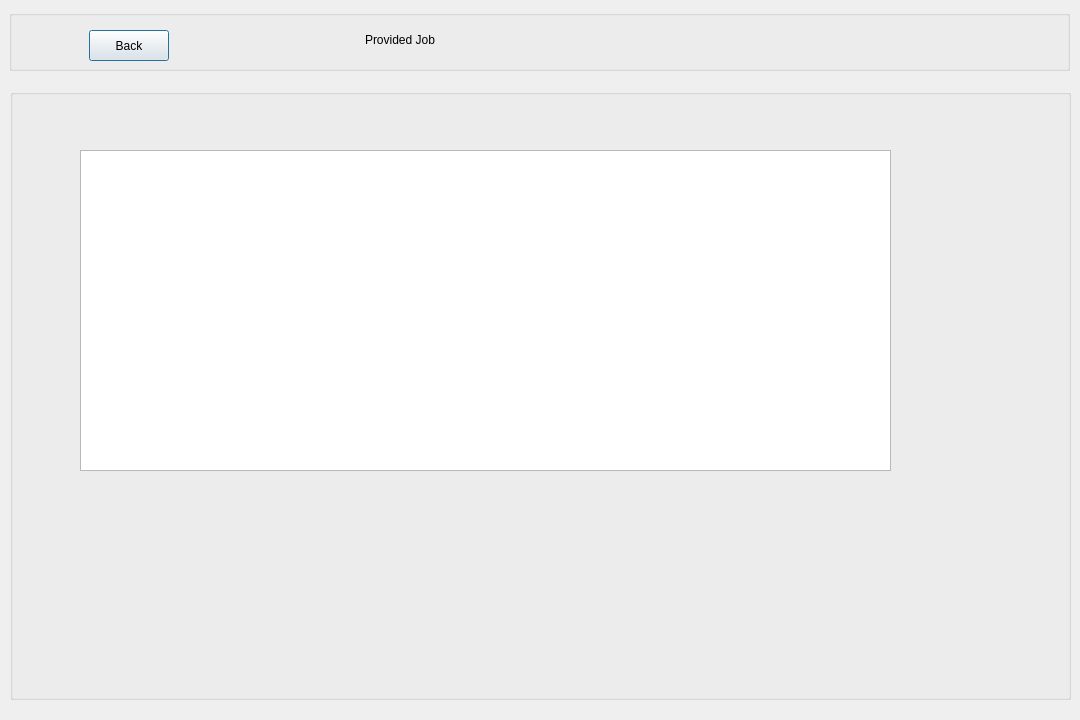
<?xml version="1.0" encoding="UTF-8"?>
<ui version="4.0">
 <class>vprovidejob</class>
 <widget class="QDialog" name="vprovidejob">
  <property name="geometry">
   <rect>
    <x>0</x>
    <y>0</y>
    <width>1080</width>
    <height>720</height>
   </rect>
  </property>
  <property name="windowTitle">
   <string>Dialog</string>
  </property>
  <widget class="QGroupBox" name="groupBox">
   <property name="geometry">
    <rect>
     <x>10</x>
     <y>89</y>
     <width>1061</width>
     <height>611</height>
    </rect>
   </property>
   <property name="title">
    <string/>
   </property>
   <widget class="QTableView" name="tableView_application">
    <property name="geometry">
     <rect>
      <x>70</x>
      <y>61</y>
      <width>811</width>
      <height>321</height>
     </rect>
    </property>
   </widget>
  </widget>
  <widget class="QGroupBox" name="groupBox_6">
   <property name="geometry">
    <rect>
     <x>9</x>
     <y>10</y>
     <width>1061</width>
     <height>61</height>
    </rect>
   </property>
   <property name="title">
    <string/>
   </property>
   <widget class="QLabel" name="label">
    <property name="geometry">
     <rect>
      <x>356</x>
      <y>20</y>
      <width>181</width>
      <height>20</height>
     </rect>
    </property>
    <property name="text">
     <string>Provided Job</string>
    </property>
   </widget>
   <widget class="QPushButton" name="pushButton_backvp">
    <property name="geometry">
     <rect>
      <x>80</x>
      <y>20</y>
      <width>80</width>
      <height>31</height>
     </rect>
    </property>
    <property name="text">
     <string>Back</string>
    </property>
   </widget>
  </widget>
 </widget>
 <resources/>
 <connections/>
</ui>
